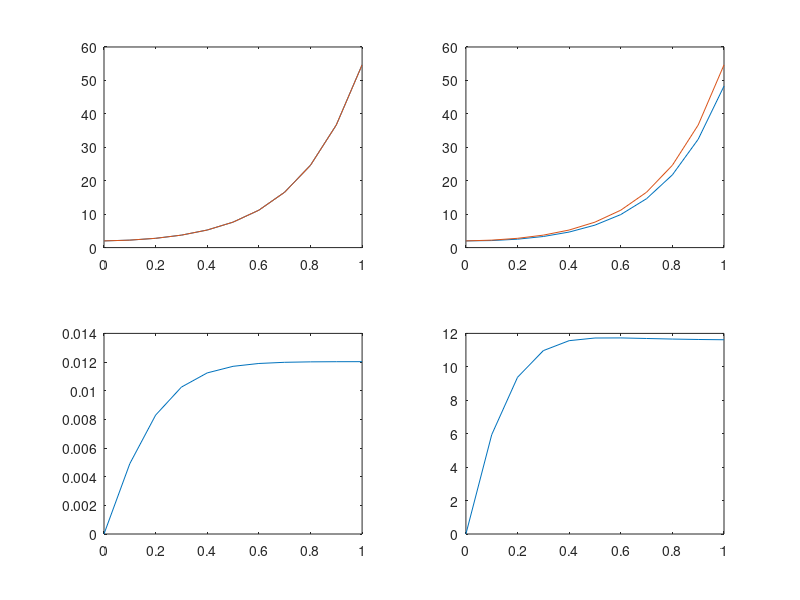

This chart was generated by the following MATLAB code:
% h=0.1;
% x=0:h:1;
% y=zeros(size(x));
% n=numel(y);
% f=@(x,y) 3.*exp(-x)-0.4*y;
% for i= 1:n-1
%     k1=h*f(x(i),y(i));
%     k2=h*f(x(i)+0.5*h,y(i)+0.5*k1);
%     k3=h*f(x(i)+0.5*h,y(i)+0.5*k2);
%     k4=h*f(x(i)+h,y(i)+k3);
%     y(i+1)=y(i)+1/6*(k1+2*k2+2*k3+k4);
% end
% plot(x,y)

% Q:
% f=@(x,y) x.^2+y.^2;
% y(1)=1.2;
% h=0.05;
% x=1:h:1.1;
% n=numel(y);
% 
% for i= 1:n-1
%     k1=h*f(x(i),y(i));
%     k2=h*f(x(i)+0.5*h,y(i)+0.5*k1);
%     k3=h*f(x(i)+0.5*h,y(i)+0.5*k2);
%     k4=h*f(x(i)+h,y(i)+k3);
%     y(i+1)=y(i)+1/6*(k1+2*k2+2*k3+k4);
% end
% plot(x,y)
% plot(x,sin(x))

% f=@(x,y) 7*exp(4*x)-3*y;
% 
% y(1)=2;
% h=0.1;
% x=0:h:1;
% y=zeros(size(x));
% n=numel(y);
% exact=exp(4*x)+exp(-3*x);
% for i= 1:n-1
%     k1=h*f(x(i),y(i));
%     k2=h*f(x(i)+0.5*h,y(i)+0.5*k1);
%     k3=h*f(x(i)+0.5*h,y(i)+0.5*k2);
%     k4=h*f(x(i)+h,y(i)+k3);
%     y(i+1)=y(i)+1/6*(k1+2*k2+2*k3+k4);
%     e(i)=100*(abs(exact(i)-y(i))/exact(i));
%     e(n)=100*(abs(exact(n)-y(n))/exact(n));
% end
% subplot(1,2,1)
% plot(x,y)
% hold on
% plot(x,exact)
% subplot(1,2,2)
% plot(x,e)

% f=@(x,y) 1+y+x.^2;
% h=0.1;
% x=0:h:1;
% y=zeros(size(x));
% y(1)=0.5;
% 
% n=numel(y);
% exact=3.5*exp(x)-x.^2-2*x-3;
% for i= 1:n-1
%     k1=h*f(x(i),y(i));
%     k2=h*f(x(i)+0.5*h,y(i)+0.5*k1);
%     k3=h*f(x(i)+0.5*h,y(i)+0.5*k2);
%     k4=h*f(x(i)+h,y(i)+k3);
%     y(i+1)=y(i)+1/6*(k1+2*k2+2*k3+k4);
%     e(i)=100*(abs(exact(i)-y(i))/exact(i));
%     e(n)=100*(abs(exact(n)-y(n))/exact(n));
% end
% x
% y
% exact
% e
% plot(x,e)

% merging of euler and rk method:

h=0.1;
x=0:h:1;
ey=zeros(size(x));
ry=zeros(size(x));
ey(1)=2;
ry(1)=2;
n=numel(ey);
exact=exp(4*x)+exp(-3*x);
f=@(x,y) 7*exp(4*x)-3*y;
for i= 1:n-1
    k1=h*f(x(i),ry(i));
    k2=h*f(x(i)+0.5*h,ry(i)+0.5*k1);
    k3=h*f(x(i)+0.5*h,ry(i)+0.5*k2);
    k4=h*f(x(i)+h,ry(i)+k3);
    ry(i+1)=ry(i)+1/6*(k1+2*k2+2*k3+k4);
    ey(i+1)=ey(i)+h*f(x(i),ey(i));
    re(i)=100*(abs(exact(i)-ry(i))/exact(i));
    re(n)=100*(abs(exact(n)-ry(n))/exact(n));
    ee(i)=100*(abs(exact(i)-ey(i))/exact(i));
    ee(n)=100*(abs(exact(n)-ey(n))/exact(n));
end
subplot(2,2,1)
plot(x,ry)
hold on
plot(x,exact)
subplot(2,2,2)
plot(x,ey)
hold on
plot(x,exact)
subplot(2,2,3)
plot(x,re)
subplot(2,2,4)
plot(x,ee)
